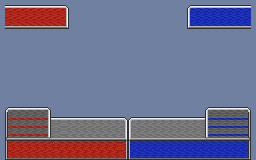
#> input picture tools/ui-ff9/hud-combat-variante1.png, 256 x 160 px
$ python build_ui_gba.py
#> lines starting #> are read from the running program, lines starting #| are printed output that depends on the picture
#!/usr/bin/env python3
"""
Découpe les planches d'interface « style GBA » (tools/ui-gba/) en pièces utilisées par le jeu (src/renderer/img/ui/) :

  hud-combat.png  → plaques de nom, encadrés PRÉC/DGT/CRIT (une couleur par camp), panneaux d'arme et de PV
  etiquettes.png  → étiquettes HIT / DMG / CRT
  fenetre.png     → fenêtre bleue à cadre brun (menus, fenêtres d'information)
  fiche.png       → fenêtre dorée, cadre de portrait, plaque rouge (fiche d'unité)
  + icônes de types d'arme (dessinées ici, 16×16)

Thème « FF9 » (Système › Interface de combat) : tools/ui-ff9/hud-combat-variante1.png de Cynon (FE-Repo, libre de
modification) → src/renderer/img/ui/ff9/ (mêmes noms de pièces, autre découpe).

  python3 tools/build_ui_gba.py
"""
import os
import numpy as np
from PIL import Image

ROOT = os.path.dirname(os.path.dirname(os.path.abspath(__file__)))
SRC = os.path.join(ROOT, 'tools', 'ui-gba')
OUT = os.path.join(ROOT, 'src', 'renderer', 'img', 'ui')
KEY = (112, 128, 160)  # fond des planches (transparent)


def load(name):
    return np.array(Image.open(os.path.join(SRC, name)).convert('RGBA'))


def save(arr, name):
    Image.fromarray(arr.astype(np.uint8), 'RGBA').save(os.path.join(OUT, name), optimize=True)


def keyed(arr):
    a = arr.copy()
    m = (a[..., 0] == KEY[0]) & (a[..., 1] == KEY[1]) & (a[..., 2] == KEY[2])
    a[m, 3] = 0
    return a


def outside_keyed(arr):
    """Rend transparent le fond qui touche les bords (les coins arrondis), pas celui de l'intérieur."""
    a = arr.copy()
    hgt, wid = a.shape[:2]
    isk = (a[..., 0] == KEY[0]) & (a[..., 1] == KEY[1]) & (a[..., 2] == KEY[2])
    seen = np.zeros((hgt, wid), bool)
    stack = [(y, x) for y in range(hgt) for x in (0, wid - 1)] + [(y, x) for x in range(wid) for y in (0, hgt - 1)]
    while stack:
        y, x = stack.pop()
        if y < 0 or x < 0 or y >= hgt or x >= wid or seen[y, x] or not isk[y, x]:
            continue
        seen[y, x] = True
        stack += [(y + 1, x), (y - 1, x), (y, x + 1), (y, x - 1)]
    a[seen, 3] = 0
    return a


def recolor(arr, mapping):
    a = arr.copy()
    for src, dst in mapping.items():
        m = (a[..., 0] == src[0]) & (a[..., 1] == src[1]) & (a[..., 2] == src[2])
        a[m, 0], a[m, 1], a[m, 2] = dst
    return a


# couleurs de camp des planches (plaque : clair/foncé ; encadré : liseré clair/foncé)
RED = {'p1': (168, 32, 48), 'p2': (152, 24, 40), 's1': (136, 16, 32), 's2': (88, 8, 24)}
BLUE = {'p1': (32, 80, 160), 'p2': (24, 72, 152), 's1': (16, 64, 144), 's2': (8, 48, 112)}
TEAMS = {
    'red': RED, 'blue': BLUE,
    'green': {'p1': (40, 144, 72), 'p2': (32, 128, 64), 's1': (24, 112, 56), 's2': (8, 72, 32)},
    'gray': {'p1': (104, 112, 120), 'p2': (88, 96, 104), 's1': (96, 104, 112), 's2': (56, 60, 72)},
}


def team_variants(piece, base, prefix):
    """piece : pièce à la couleur `base` (côté gauche) → <prefix>-<camp>.png (le côté droit est retourné en CSS)."""
    for team, pal in TEAMS.items():
        save(recolor(piece, {base[k]: pal[k] for k in base}), f'{prefix}-{team}.png')


def hud():
    a = load('hud-combat.png')
    team_variants(keyed(a[6:27, 5:66]), RED, 'plate')            # plaque de nom 61×21 (ornement à droite)
    team_variants(keyed(a[108:138, 5:51]), RED, 'stats')         # encadré PRÉC/DGT/CRIT 46×30
    save(keyed(a[118:138, 50:128]), 'weapon.png')                # panneau d'arme 78×20 (côté gauche)
    save(keyed(a[138:160, 5:128]), 'hp.png')                     # panneau des PV 123×22 (côté gauche)
    lab = load('etiquettes.png')
    lab = keyed(recolor(lab, {tuple(int(v) for v in lab[0, 255, :3]): KEY}))
    for name, x0, x1 in (('hit', 1, 14), ('dmg', 25, 40), ('crt', 49, 62)):
        save(lab[0:8, x0:x1], f'label-{name}.png')


def windows():
    f = load('fenetre.png')
    save(outside_keyed(f[2:157, 3:141]), 'window.png')            # fenêtre bleue 138×155, cadre de 4 px
    g = load('fiche.png')
    save(g[0:160, 97:240], 'window-gold.png')                    # fenêtre dorée 143×160
    save(g[0:81, 0:97], 'portrait-frame.png')                    # cadre de portrait 97×81
    save(g[81:98, 0:97], 'nameplate-red.png')                    # plaque de nom rouge 97×17


# ---------------------------------------------------------------------------
# icônes de types d'arme (dessins originaux, 16×16)
PAL = {
    'k': (24, 16, 24), 'w': (240, 244, 248), 'm': (168, 180, 200), 'd': (96, 104, 128),
    'b': (168, 112, 56), 'n': (104, 64, 32), 'g': (248, 208, 72), 'c': (248, 240, 216),
    'R': (216, 72, 40), 'r': (144, 40, 24), 'Y': (240, 208, 88), 'y': (176, 136, 40),
    'P': (128, 72, 176), 'p': (72, 40, 104), 'B': (96, 168, 248), 'e': (56, 96, 200),
}
ICONS = {
    'sword': """
................
.............kk.
............kwk.
...........kwmk.
..........kwmk..
.........kwmk...
........kwmk....
...k...kwmk.....
..kgk.kwmk......
...kgkwmk.......
....kgkk........
....kngk........
...knk.kgk......
..knk...k.......
..kk............
................""",
    'lance': """
................
...........kkkk.
...........kwwk.
..........kwmmk.
.........kwmdk..
........knkdk...
.......knk.k....
......knk.......
.....knk........
....knk.........
...knk..........
..knk...........
.knk............
.kk.............
................
................""",
    'axe': """
................
......kkk.......
.....kwwmk......
....kwmmmdk.....
....kwmkknbk....
....kwk.knbk....
.....k..knk.....
.......knk......
......knk.......
.....knk........
....knk.........
...knk..........
..knk...........
..kk............
................
................""",
    'bow': """
................
......kk........
.....knbk.......
.....kbk.k......
....kbk..k......
....kbk..k......
...kbk...k......
...kgk...k......
...kgk...k......
...kbk...k......
....kbk..k......
....kbk..k......
.....kbk.k......
.....knbk.......
......kk........
................""",
    'staff': """
................
..........kkk...
.........kBwBk..
.........kBBek..
..........kek...
.........kgk....
........knk.....
.......knk......
......knk.......
.....knk........
....knk.........
...knk..........
..knk...........
..kk............
................
................""",
}
TOME = """
................
................
...kkkkkkkkkk...
..kXXXXXXXXXck..
..kXXXXXXXXXck..
..kXXXgggXXXck..
..kXXgXXXgXXck..
..kXXgXXXgXXck..
..kXXXgggXXXck..
..kXXXXXXXXXck..
..kXXXXXXXXXck..
..kxxxxxxxxxck..
...kccccccccck..
....kkkkkkkkkk..
................
................"""
for name, (c1, c2) in (('anima', ('R', 'r')), ('light', ('Y', 'y')), ('dark', ('P', 'p'))):
    ICONS[name] = TOME.replace('X', c1).replace('x', c2)


def icons():
    names = ['sword', 'lance', 'axe', 'bow', 'anima', 'light', 'dark', 'staff']
    sheet = np.zeros((16, 16 * len(names), 4), np.uint8)
    for i, n in enumerate(names):
        rows = [r for r in ICONS[n].strip('\n').split('\n')]
        for y, row in enumerate(rows[:16]):
            for x, ch in enumerate(row[:16]):
                if ch in PAL:
                    sheet[y, i * 16 + x] = PAL[ch] + (255,)
    save(sheet, 'weapon-icons.png')
    return names


# ---------------------------------------------------------------------------
# thème FF9 (Cynon) : plaques 64×24 ouvertes sur le bord, encadrés 46×33, panneau d'arme 78×23, PV 123×20
FF9_RED = {'p1': (184, 48, 32), 'p2': (168, 32, 24), 's1': (144, 24, 16)}
FF9_TEAMS = {
    'red': FF9_RED,
    'blue': {'p1': (32, 56, 184), 'p2': (24, 40, 176), 's1': (16, 32, 168)},
    'green': {'p1': (48, 152, 72), 'p2': (32, 136, 56), 's1': (24, 112, 40)},
    'gray': {'p1': (128, 128, 144), 'p2': (112, 112, 128), 's1': (96, 96, 112)},
}


def ff9():
    src = os.path.join(ROOT, 'tools', 'ui-ff9', 'hud-combat-variante1.png')
    a = np.array(Image.open(src).convert('RGBA'))
    out = os.path.join(OUT, 'ff9')
    os.makedirs(out, exist_ok=True)
    keep = lambda arr, name: Image.fromarray(arr.astype(np.uint8), 'RGBA').save(os.path.join(out, name), optimize=True)
    pieces = {'plate': keyed(a[5:29, 5:69]), 'stats': keyed(a[107:140, 5:51]), 'hp': keyed(a[140:160, 5:128])}  # PV : couleur du camp
#> in keyed, `m = (a[..., 0] == KEY[0]) & (a[..., 1] == KEY[1]) & (a[..., 2] == KEY[..`:
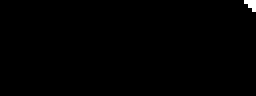
#> m: shape (24, 64) bool (shown 4 times larger); 0.39% white; 1 white region (1 under 20 px)
#> in keyed, `a[m, 3] = 0`: a: shape (24, 64, 4); mean of channels 0, 1, 2, 3 162.2, 66.4, 58.4, 254
#> in keyed (call 2), `m = (a[..., 0] == KEY[0]) & (a[..., 1] == KEY[1]) & (a[..., 2] == KEY[..`: m: shape (33, 46) bool; 0.79% white; 2 white regions (2 under 20 px)
#> in keyed (call 2), `a[m, 3] = 0`:
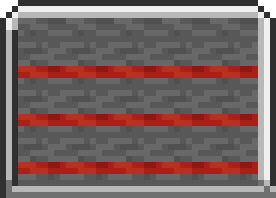
#> a: shape (33, 46, 4) (shown 6 times larger); mean of channels 0, 1, 2, 3 117.9, 96.8, 95.4, 253; transparent parts drawn white
#> in keyed (call 3), `a = arr.copy()`:
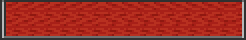
#> a: shape (20, 123, 4) (shown 2 times larger); mean of channels 0, 1, 2, 3 154.5, 45, 35.7, 255; drawn as R, G, B
#> in keyed (call 3), `m = (a[..., 0] == KEY[0]) & (a[..., 1] == KEY[1]) & (a[..., 2] == KEY[..`: m: shape (20, 123) bool; every value is 0
    for prefix, piece in pieces.items():
        for team, pal in FF9_TEAMS.items():
            keep(recolor(piece, {FF9_RED[k]: pal[k] for k in FF9_RED}), f'{prefix}-{team}.png')
#> this loop made 3 passes
#> prefix on passes 1 to 3: 'plate', 'stats', 'hp'
#> pass 1, in ff9, `keep = lambda arr, name: Image.fromarray(arr.astype(np.uint8), 'RGBA')..`:
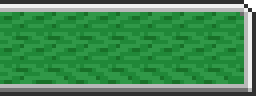
#> saved as plate-green.png: PIL image 64x24 RGBA (shown 4 times larger); mean R, G, B, A 66.4, 139.4, 83, 254; transparent parts drawn white
#> pass 1, in ff9, `keep = lambda arr, name: Image.fromarray(arr.astype(np.uint8), 'RGBA')..`:
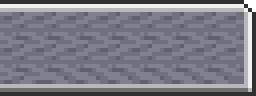
#> saved as plate-gray.png: PIL image 64x24 RGBA (shown 4 times larger); mean R, G, B, A 122.8, 122.9, 134.5, 254; transparent parts drawn white
    keep(keyed(a[117:140, 50:128]), 'weapon.png')
#> in keyed (call 4), `m = (a[..., 0] == KEY[0]) & (a[..., 1] == KEY[1]) & (a[..., 2] == KEY[..`:
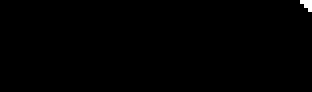
#> m: shape (23, 78) bool (shown 4 times larger); 0.33% white; 1 white region (1 under 20 px)
#> in keyed (call 4), `a[m, 3] = 0`:
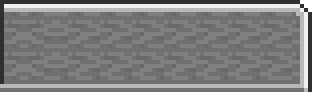
#> a: shape (23, 78, 4) (shown 4 times larger); mean of channels 0, 1, 2, 3 125.5, 125.5, 125.6, 254.1; transparent parts drawn white
    return out


if __name__ == '__main__':
    os.makedirs(OUT, exist_ok=True)
    print('thème FF9 →', ff9())
    hud()
#> (the run stopped early here; a loop or call above may not have finished)
